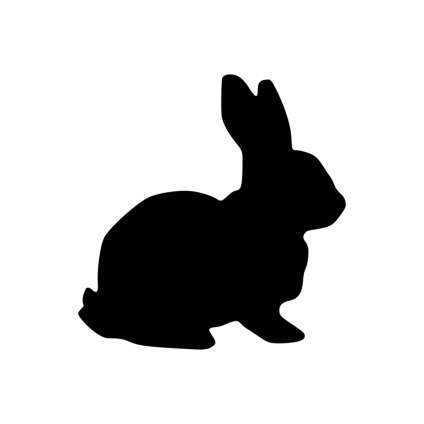
#> input picture backend/static/rabbit.png, 424 x 424 px, found by its file name
$ jupyter execute Untitled.ipynb
#> lines starting #> are read from the running program, lines starting #| are printed output that depends on the picture
#> in preprocess, image is the input picture: shape (424, 424, 4); mean R, G, B, A 0, 0, 0, 53.9
### backend/image.py
import numpy as np
from skimage.transform import resize
from skimage.io import imread


def grayscale(image):
    image = np.mean(image, 2)
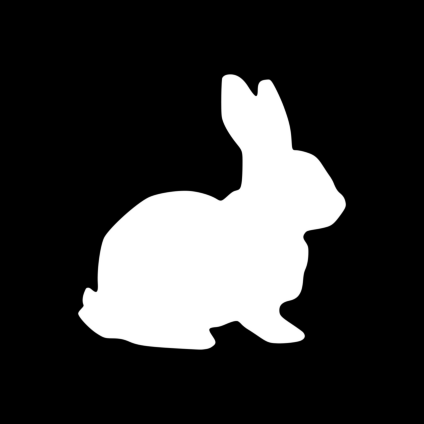
#> image: shape (424, 424) float64; min 0, max 63.75, mean 13.5; drawn with min black and max white
    return image


def square(image):
    shape = image.shape[0:2]
#> shape = (424, 424)
    if shape[0] == shape[1]:
        return image

    min_length = np.amin(shape)
    max_length = np.amax(shape)
    max_dim = np.argmax(shape)
    midpoint_min_dim = round(min_length / 2)
    midpoint_max_dim = round(max_length / 2)

    start = int(midpoint_max_dim - midpoint_min_dim)
    end = int(midpoint_max_dim + midpoint_min_dim)


    if max_dim == 0:
        image = image[start:end, :]

    elif max_dim == 1:
        image = image[:, start:end]

    return image


def rescale(image):
    """
    rescale image to 500, 500, values in range 0-1
    :param image:
    :return:
    """
    image = resize(image, (500,500), anti_aliasing=True)
#> image: shape (500, 500) float64
    image /= 255
    return image


def preprocess(filename):
    image = imread(filename)
    image = grayscale(image)
    image = square(image)
    image = rescale(image)
    return image


from backend.backprojection import ramp_filter_500

filt = ramp_filter_500()

### backend/backprojection.py
import numpy as np
from skimage.transform import radon
from scipy.fft import fft, ifft, fftshift

# [17 lines left out: functions get_single_projection, get_sinogram, not called in this run]


def fft_projection(projection):
    ft = fftshift(fft(projection))
    return ft


def ramp_filter_500():
    filt = np.linspace(0, 0.5, 250, endpoint=True)
    ramp = np.zeros(500)
    ramp[250::] = filt
    ramp[:250] = filt
    return ramp


# [12 lines left out: functions fftshift_ifft, apply_ramp, not called in this run]

### backend/Untitled.ipynb
[cell 1]
from backprojection import get_single_projection, ramp_filter_500, fft_projection, apply_ramp
from skimage.io import imread, imsave
from skimage.transform import rescale, rotate
from scipy.fft import ifft
import matplotlib.pyplot as plt
from image import grayscale, square, preprocess

[cell 2]
im = preprocess('rabbit.png')
im.shape
#> Out = (500, 500)

[cell 3]
proj = get_single_projection(im, 90)
#> in get_single_projection, `sinogram = radon(image, theta=theta_for_radon)`: sinogram = 500 values, max 64.13 at index 262, min 0 at index 0, mean 26.43
#> in get_single_projection, `projection = sinogram.reshape(-1)`: projection has the same summary as sinogram
#> proj has the same summary as sinogram in get_single_projection

[cell 4]
proj.shape
#> Out = (500,)

[cell 5]
fig, ax = plt.subplots(2,1)
ax[0].imshow(rotate(im,90), cmap='gray_r')
ax[1].plot(proj)
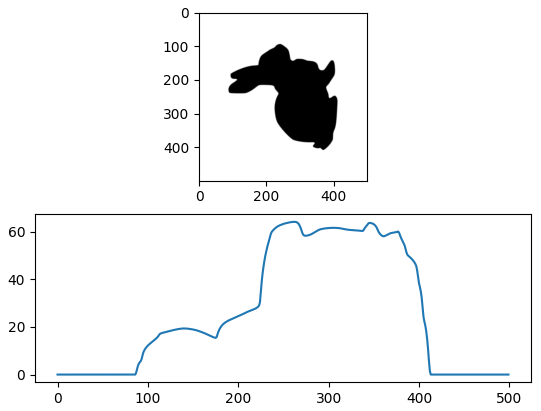
#> figure drawn by matplotlib, 2 panels; panel 2: curve peaks at x = 262, y = 64.13

[cell 6]
ft = fft_projection(proj)

[cell 7]
ft.shape
#> Out = (500,)

[cell 8]
ramp = ramp_filter_500()

[cell 9]
ft = ft * ramp

[cell 10]
fig, ax = plt.subplots()
ax.plot(ft)
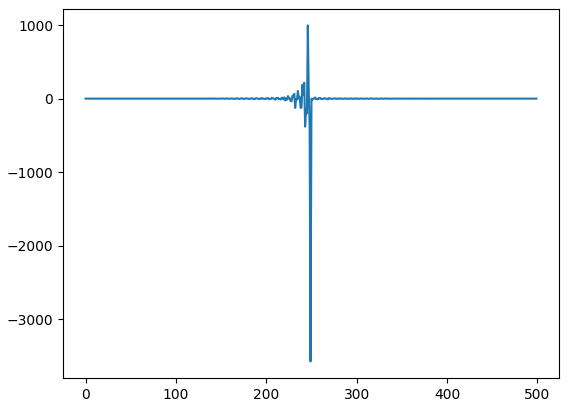
#> figure drawn by matplotlib, 1 panel; curve peaks at x = 246, y = 995.2

[cell 11]
proj_filt = apply_ramp(proj)

[cell 12]
fig, ax = plt.subplots()
ax.plot(proj_filt)
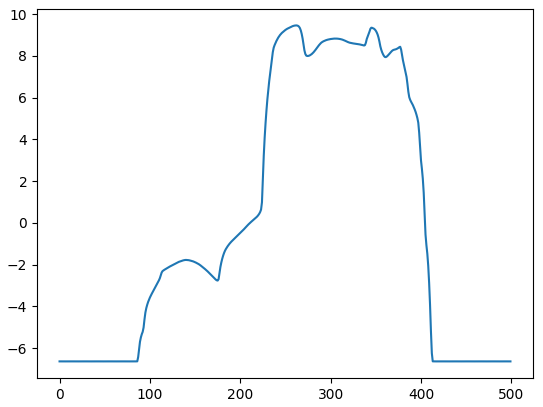
#> figure drawn by matplotlib, 1 panel; curve peaks at x = 262, y = 9.46
